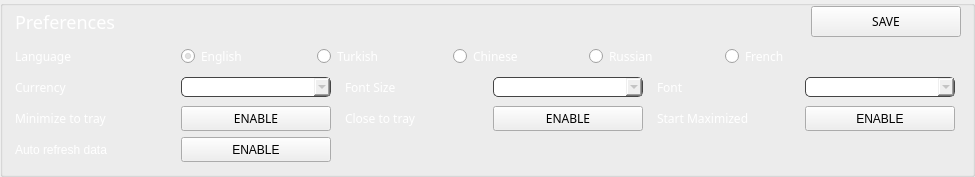
          <widget class="QGroupBox" name="groupBox_9">
           <property name="sizePolicy">
            <sizepolicy hsizetype="Preferred" vsizetype="Preferred">
             <horstretch>0</horstretch>
             <verstretch>0</verstretch>
            </sizepolicy>
           </property>
           <property name="styleSheet">
            <string notr="true">border-bottom: 1px solid #444;
</string>
           </property>
           <property name="title">
            <string/>
           </property>
           <layout class="QGridLayout" name="gridLayout_20">
            <property name="leftMargin">
             <number>12</number>
            </property>
            <property name="topMargin">
             <number>0</number>
            </property>
            <property name="bottomMargin">
             <number>12</number>
            </property>
            <item row="2" column="4">
             <widget class="QLabel" name="label_17">
              <property name="maximumSize">
               <size>
                <width>200</width>
                <height>16777215</height>
               </size>
              </property>
              <property name="font">
               <font>
                <family>Poppins</family>
               </font>
              </property>
              <property name="styleSheet">
               <string notr="true">color: #fff; 
padding-left: 5px;
 border: 0px;</string>
              </property>
              <property name="text">
               <string>Font</string>
              </property>
             </widget>
            </item>
            <item row="1" column="0">
             <widget class="QLabel" name="label_34">
              <property name="sizePolicy">
               <sizepolicy hsizetype="Minimum" vsizetype="Preferred">
                <horstretch>0</horstretch>
                <verstretch>0</verstretch>
               </sizepolicy>
              </property>
              <property name="minimumSize">
               <size>
                <width>160</width>
                <height>25</height>
               </size>
              </property>
              <property name="maximumSize">
               <size>
                <width>180</width>
                <height>25</height>
               </size>
              </property>
              <property name="font">
               <font>
                <family>Poppins</family>
               </font>
              </property>
              <property name="styleSheet">
               <string notr="true">color: #fff; 
border: 0px;
background: transparent;</string>
              </property>
              <property name="text">
               <string>Language</string>
              </property>
              <property name="alignment">
               <set>Qt::AlignLeading|Qt::AlignLeft|Qt::AlignVCenter</set>
              </property>
             </widget>
            </item>
            <item row="3" column="0">
             <widget class="QLabel" name="label_44">
              <property name="sizePolicy">
               <sizepolicy hsizetype="Minimum" vsizetype="Preferred">
                <horstretch>0</horstretch>
                <verstretch>0</verstretch>
               </sizepolicy>
              </property>
              <property name="minimumSize">
               <size>
                <width>0</width>
                <height>25</height>
               </size>
              </property>
              <property name="maximumSize">
               <size>
                <width>180</width>
                <height>25</height>
               </size>
              </property>
              <property name="font">
               <font>
                <family>Poppins</family>
               </font>
              </property>
              <property name="styleSheet">
               <string notr="true">color: #fff; 
border: 0px;
background: transparent;</string>
              </property>
              <property name="text">
               <string>Minimize to tray</string>
              </property>
              <property name="alignment">
               <set>Qt::AlignLeading|Qt::AlignLeft|Qt::AlignVCenter</set>
              </property>
             </widget>
            </item>
            <item row="2" column="2">
             <widget class="QLabel" name="label_10">
              <property name="maximumSize">
               <size>
                <width>200</width>
                <height>16777215</height>
               </size>
              </property>
              <property name="font">
               <font>
                <family>Poppins</family>
               </font>
              </property>
              <property name="styleSheet">
               <string notr="true">color: #fff; 
padding-left: 5px;
 border: 0px;</string>
              </property>
              <property name="text">
               <string>Font Size</string>
              </property>
              <property name="alignment">
               <set>Qt::AlignLeading|Qt::AlignLeft|Qt::AlignVCenter</set>
              </property>
             </widget>
            </item>
            <item row="2" column="0">
             <widget class="QLabel" name="label_35">
              <property name="sizePolicy">
               <sizepolicy hsizetype="Minimum" vsizetype="Preferred">
                <horstretch>0</horstretch>
                <verstretch>0</verstretch>
               </sizepolicy>
              </property>
              <property name="minimumSize">
               <size>
                <width>0</width>
                <height>25</height>
               </size>
              </property>
              <property name="maximumSize">
               <size>
                <width>180</width>
                <height>25</height>
               </size>
              </property>
              <property name="font">
               <font>
                <family>Poppins</family>
               </font>
              </property>
              <property name="styleSheet">
               <string notr="true">color: #fff; 
border: 0px;
</string>
              </property>
              <property name="text">
               <string>Currency</string>
              </property>
              <property name="alignment">
               <set>Qt::AlignLeading|Qt::AlignLeft|Qt::AlignVCenter</set>
              </property>
             </widget>
            </item>
            <item row="0" column="0">
             <widget class="QLabel" name="label_30">
              <property name="sizePolicy">
               <sizepolicy hsizetype="Minimum" vsizetype="Preferred">
                <horstretch>0</horstretch>
                <verstretch>0</verstretch>
               </sizepolicy>
              </property>
              <property name="minimumSize">
               <size>
                <width>0</width>
                <height>32</height>
               </size>
              </property>
              <property name="maximumSize">
               <size>
                <width>180</width>
                <height>32</height>
               </size>
              </property>
              <property name="sizeIncrement">
               <size>
                <width>0</width>
                <height>0</height>
               </size>
              </property>
              <property name="font">
               <font>
                <family>Poppins</family>
                <pointsize>-1</pointsize>
               </font>
              </property>
              <property name="styleSheet">
               <string notr="true">color: #fff; 
font-size: 18px;
 border: 0px;</string>
              </property>
              <property name="text">
               <string>Preferences</string>
              </property>
              <property name="alignment">
               <set>Qt::AlignLeading|Qt::AlignLeft|Qt::AlignVCenter</set>
              </property>
             </widget>
            </item>
            <item row="0" column="1" colspan="6">
             <layout class="QHBoxLayout" name="horizontalLayout_9">
              <item>
               <spacer name="horizontalSpacer_12">
                <property name="orientation">
                 <enum>Qt::Horizontal</enum>
                </property>
                <property name="sizeHint" stdset="0">
                 <size>
                  <width>40</width>
                  <height>32</height>
                 </size>
                </property>
               </spacer>
              </item>
              <item>
               <widget class="QPushButton" name="b1_saveLanguageButton">
                <property name="minimumSize">
                 <size>
                  <width>150</width>
                  <height>31</height>
                 </size>
                </property>
                <property name="maximumSize">
                 <size>
                  <width>150</width>
                  <height>31</height>
                 </size>
                </property>
                <property name="font">
                 <font>
                  <family>Poppins</family>
                 </font>
                </property>
                <property name="styleSheet">
                 <string notr="true">/* This button style is handled automatically by OverviewFrame:setStyles() (in OverviewFrame.cpp) */</string>
                </property>
                <property name="text">
                 <string>SAVE</string>
                </property>
               </widget>
              </item>
             </layout>
            </item>
            <item row="3" column="5">
             <widget class="QPushButton" name="b2_startMaximized">
              <property name="sizePolicy">
               <sizepolicy hsizetype="Expanding" vsizetype="Fixed">
                <horstretch>0</horstretch>
                <verstretch>0</verstretch>
               </sizepolicy>
              </property>
              <property name="minimumSize">
               <size>
                <width>150</width>
                <height>25</height>
               </size>
              </property>
              <property name="maximumSize">
               <size>
                <width>220</width>
                <height>25</height>
               </size>
              </property>
              <property name="text">
               <string>ENABLE</string>
              </property>
             </widget>
            </item>
            <item row="2" column="3">
             <widget class="QComboBox" name="m_size">
              <property name="minimumSize">
               <size>
                <width>150</width>
                <height>20</height>
               </size>
              </property>
              <property name="styleSheet">
               <string notr="true">border: 1px solid #444;
border-radius: 5px;


color: #aaa;</string>
              </property>
             </widget>
            </item>
            <item row="3" column="2">
             <widget class="QLabel" name="label_45">
              <property name="sizePolicy">
               <sizepolicy hsizetype="Expanding" vsizetype="Fixed">
                <horstretch>0</horstretch>
                <verstretch>0</verstretch>
               </sizepolicy>
              </property>
              <property name="minimumSize">
               <size>
                <width>150</width>
                <height>20</height>
               </size>
              </property>
              <property name="maximumSize">
               <size>
                <width>220</width>
                <height>20</height>
               </size>
              </property>
              <property name="font">
               <font>
                <family>Poppins</family>
               </font>
              </property>
              <property name="styleSheet">
               <string notr="true">color: #fff; 
padding-left: 5px;
 border: 0px;</string>
              </property>
              <property name="text">
               <string>Close to tray</string>
              </property>
              <property name="alignment">
               <set>Qt::AlignLeading|Qt::AlignLeft|Qt::AlignVCenter</set>
              </property>
             </widget>
            </item>
            <item row="3" column="1">
             <widget class="QPushButton" name="b2_minToTrayButton">
              <property name="sizePolicy">
               <sizepolicy hsizetype="Expanding" vsizetype="Fixed">
                <horstretch>0</horstretch>
                <verstretch>0</verstretch>
               </sizepolicy>
              </property>
              <property name="minimumSize">
               <size>
                <width>150</width>
                <height>25</height>
               </size>
              </property>
              <property name="maximumSize">
               <size>
                <width>220</width>
                <height>25</height>
               </size>
              </property>
              <property name="font">
               <font>
                <family>Poppins</family>
               </font>
              </property>
              <property name="styleSheet">
               <string notr="true">/* This button style is handled automatically by OverviewFrame:setStyles() (in OverviewFrame.cpp) */</string>
              </property>
              <property name="text">
               <string>ENABLE</string>
              </property>
             </widget>
            </item>
            <item row="2" column="1">
             <widget class="QComboBox" name="m_language">
              <property name="minimumSize">
               <size>
                <width>0</width>
                <height>20</height>
               </size>
              </property>
              <property name="styleSheet">
               <string notr="true">border: 1px solid #444;
border-radius: 5px;


color: #aaa;</string>
              </property>
              <property name="editable">
               <bool>false</bool>
              </property>
              <property name="currentIndex">
               <number>-1</number>
              </property>
             </widget>
            </item>
            <item row="3" column="3">
             <widget class="QPushButton" name="b2_closeToTrayButton">
              <property name="sizePolicy">
               <sizepolicy hsizetype="Expanding" vsizetype="Fixed">
                <horstretch>0</horstretch>
                <verstretch>0</verstretch>
               </sizepolicy>
              </property>
              <property name="minimumSize">
               <size>
                <width>150</width>
                <height>25</height>
               </size>
              </property>
              <property name="maximumSize">
               <size>
                <width>220</width>
                <height>25</height>
               </size>
              </property>
              <property name="font">
               <font>
                <family>Poppins</family>
               </font>
              </property>
              <property name="styleSheet">
               <string notr="true">/* This button style is handled automatically by OverviewFrame:setStyles() (in OverviewFrame.cpp) */</string>
              </property>
              <property name="text">
               <string>ENABLE</string>
              </property>
             </widget>
            </item>
            <item row="2" column="5">
             <widget class="QComboBox" name="m_font">
              <property name="minimumSize">
               <size>
                <width>150</width>
                <height>20</height>
               </size>
              </property>
              <property name="styleSheet">
               <string notr="true">border: 1px solid #444;
border-radius: 5px;


color: #aaa;</string>
              </property>
             </widget>
            </item>
            <item row="3" column="4">
             <widget class="QLabel" name="label_18">
              <property name="minimumSize">
               <size>
                <width>150</width>
                <height>20</height>
               </size>
              </property>
              <property name="font">
               <font>
                <family>Poppins</family>
               </font>
              </property>
              <property name="styleSheet">
               <string notr="true">color: #fff; 
padding-left: 5px;
 border: 0px;</string>
              </property>
              <property name="text">
               <string>Start Maximized</string>
              </property>
             </widget>
            </item>
            <item row="1" column="1" colspan="5">
             <layout class="QHBoxLayout" name="horizontalLayout_8">
              <item>
               <widget class="QRadioButton" name="m_english">
                <property name="sizePolicy">
                 <sizepolicy hsizetype="Expanding" vsizetype="Fixed">
                  <horstretch>0</horstretch>
                  <verstretch>0</verstretch>
                 </sizepolicy>
                </property>
                <property name="minimumSize">
                 <size>
                  <width>130</width>
                  <height>20</height>
                 </size>
                </property>
                <property name="maximumSize">
                 <size>
                  <width>130</width>
                  <height>20</height>
                 </size>
                </property>
                <property name="font">
                 <font>
                  <family>Poppins</family>
                 </font>
                </property>
                <property name="styleSheet">
                 <string notr="true">color: #fff; 

 border: 0px;</string>
                </property>
                <property name="text">
                 <string>English</string>
                </property>
                <property name="icon">
                 <iconset resource="../../resources.qrc">
                  <normaloff>:/images/flags/en</normaloff>:/images/flags/en</iconset>
                </property>
                <property name="checked">
                 <bool>true</bool>
                </property>
                <attribute name="buttonGroup">
                 <string notr="true">buttonGroup</string>
                </attribute>
               </widget>
              </item>
              <item>
               <widget class="QRadioButton" name="m_turkish">
                <property name="sizePolicy">
                 <sizepolicy hsizetype="Expanding" vsizetype="Fixed">
                  <horstretch>0</horstretch>
                  <verstretch>0</verstretch>
                 </sizepolicy>
                </property>
                <property name="minimumSize">
                 <size>
                  <width>130</width>
                  <height>20</height>
                 </size>
                </property>
                <property name="maximumSize">
                 <size>
                  <width>130</width>
                  <height>20</height>
                 </size>
                </property>
                <property name="font">
                 <font>
                  <family>Poppins</family>
                 </font>
                </property>
                <property name="styleSheet">
                 <string notr="true">color: #fff; 

 border: 0px;</string>
                </property>
                <property name="text">
                 <string>Turkish</string>
                </property>
                <property name="icon">
                 <iconset resource="../../resources.qrc">
                  <normaloff>:/images/flags/tr</normaloff>:/images/flags/tr</iconset>
                </property>
                <property name="checked">
                 <bool>false</bool>
                </property>
                <attribute name="buttonGroup">
                 <string notr="true">buttonGroup</string>
                </attribute>
               </widget>
              </item>
              <item>
               <widget class="QRadioButton" name="m_chinese">
                <property name="sizePolicy">
                 <sizepolicy hsizetype="Expanding" vsizetype="Fixed">
                  <horstretch>0</horstretch>
                  <verstretch>0</verstretch>
                 </sizepolicy>
                </property>
                <property name="minimumSize">
                 <size>
                  <width>130</width>
                  <height>20</height>
                 </size>
                </property>
                <property name="maximumSize">
                 <size>
                  <width>130</width>
                  <height>20</height>
                 </size>
                </property>
                <property name="font">
                 <font>
                  <family>Poppins</family>
                 </font>
                </property>
                <property name="styleSheet">
                 <string notr="true">color: #fff; 

 border: 0px;</string>
                </property>
                <property name="text">
                 <string>Chinese</string>
                </property>
                <property name="icon">
                 <iconset resource="../../resources.qrc">
                  <normaloff>:/images/flags/cn</normaloff>:/images/flags/cn</iconset>
                </property>
                <property name="checked">
                 <bool>false</bool>
                </property>
                <attribute name="buttonGroup">
                 <string notr="true">buttonGroup</string>
                </attribute>
               </widget>
              </item>
              <item>
               <widget class="QRadioButton" name="m_russian">
                <property name="sizePolicy">
                 <sizepolicy hsizetype="Expanding" vsizetype="Fixed">
                  <horstretch>0</horstretch>
                  <verstretch>0</verstretch>
                 </sizepolicy>
                </property>
                <property name="minimumSize">
                 <size>
                  <width>130</width>
                  <height>20</height>
                 </size>
                </property>
                <property name="maximumSize">
                 <size>
                  <width>130</width>
                  <height>20</height>
                 </size>
                </property>
                <property name="font">
                 <font>
                  <family>Poppins</family>
                 </font>
                </property>
                <property name="styleSheet">
                 <string notr="true">color: #fff; 

 border: 0px;</string>
                </property>
                <property name="text">
                 <string>Russian</string>
                </property>
                <property name="icon">
                 <iconset resource="../../resources.qrc">
                  <normaloff>:/images/flags/ru</normaloff>:/images/flags/ru</iconset>
                </property>
                <property name="checked">
                 <bool>false</bool>
                </property>
                <attribute name="buttonGroup">
                 <string notr="true">buttonGroup</string>
                </attribute>
               </widget>
              </item>
              <item>
                <widget class="QRadioButton" name="m_french">
                  <property name="sizePolicy">
                  <sizepolicy hsizetype="Expanding" vsizetype="Fixed">
                    <horstretch>0</horstretch>
                    <verstretch>0</verstretch>
                  </sizepolicy>
                  </property>
                  <property name="minimumSize">
                  <size>
                    <width>130</width>
                    <height>20</height>
                  </size>
                  </property>
                  <property name="maximumSize">
                  <size>
                    <width>130</width>
                    <height>20</height>
                  </size>
                  </property>
                  <property name="font">
                  <font>
                    <family>Poppins</family>
                  </font>
                  </property>
                  <property name="styleSheet">
                  <string notr="true">color: #fff; 

                border: 0px;</string>
                  </property>
                  <property name="text">
                  <string>French</string>
                  </property>
                  <property name="icon">
                  <iconset resource="../../resources.qrc">
                    <normaloff>:/images/flags/fr</normaloff>:/images/flags/fr</iconset>
                  </property>
                  <property name="checked">
                  <bool>false</bool>
                  </property>
                  <attribute name="buttonGroup">
                  <string notr="true">buttonGroup</string>
                  </attribute>
                </widget>
                </item>
              <item>
               <spacer name="horizontalSpacer_11">
                <property name="orientation">
                 <enum>Qt::Horizontal</enum>
                </property>
                <property name="sizeHint" stdset="0">
                 <size>
                  <width>40</width>
                  <height>20</height>
                 </size>
                </property>
               </spacer>
              </item>
             </layout>
            </item>
            <item row="4" column="0">
             <widget class="QLabel" name="label_31">
              <property name="sizePolicy">
               <sizepolicy hsizetype="Minimum" vsizetype="Preferred">
                <horstretch>0</horstretch>
                <verstretch>0</verstretch>
               </sizepolicy>
              </property>
              <property name="minimumSize">
               <size>
                <width>0</width>
                <height>25</height>
               </size>
              </property>
              <property name="maximumSize">
               <size>
                <width>180</width>
                <height>25</height>
               </size>
              </property>
              <property name="styleSheet">
               <string notr="true">color: #fff; 
border: 0px;
background: transparent;</string>
              </property>
              <property name="text">
               <string>Auto refresh data</string>
              </property>
             </widget>
            </item>
            <item row="4" column="1">
             <widget class="QPushButton" name="b2_autoRefreshDataButton">
              <property name="sizePolicy">
               <sizepolicy hsizetype="Expanding" vsizetype="Fixed">
                <horstretch>0</horstretch>
                <verstretch>0</verstretch>
               </sizepolicy>
              </property>
              <property name="minimumSize">
               <size>
                <width>150</width>
                <height>25</height>
               </size>
              </property>
              <property name="maximumSize">
               <size>
                <width>220</width>
                <height>25</height>
               </size>
              </property>
              <property name="text">
               <string>ENABLE</string>
              </property>
             </widget>
            </item>
           </layout>
          </widget>
